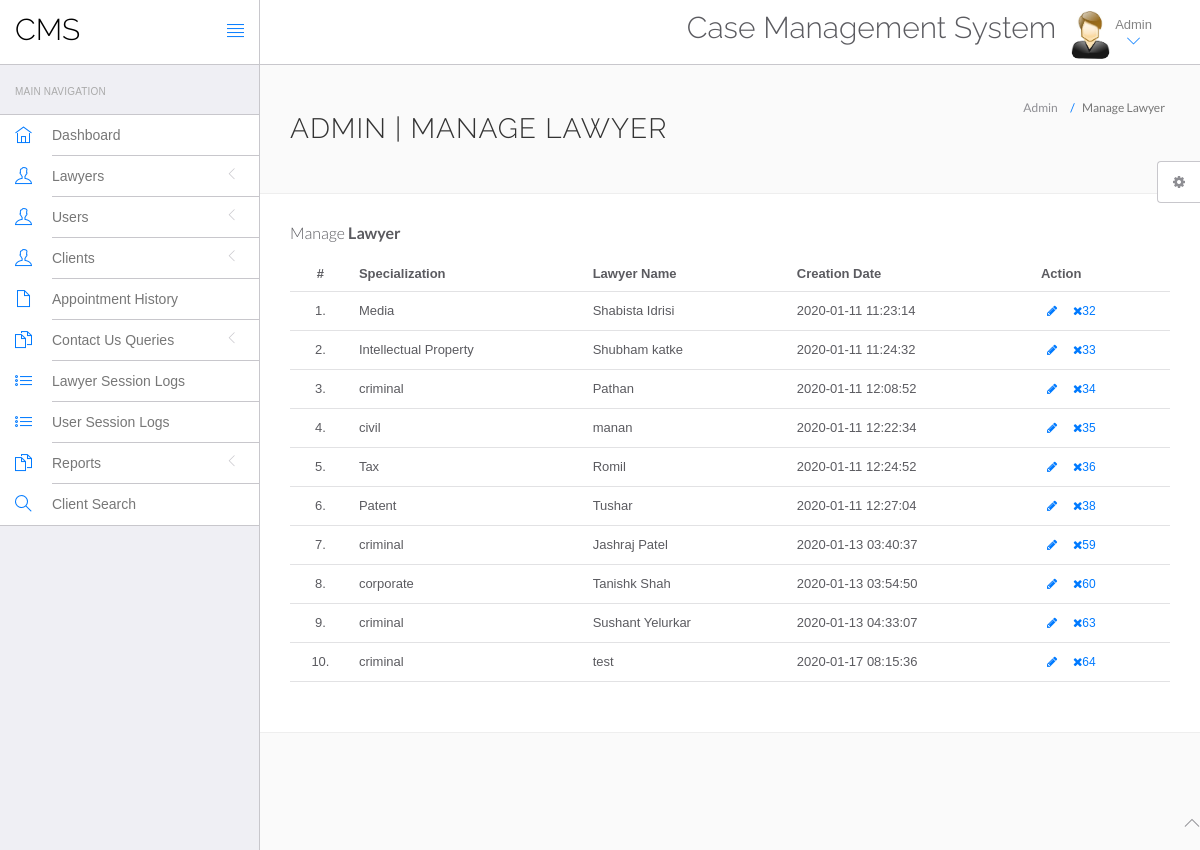
The page /hms/admin/manage-Lawyers.php (signed in) on the database its author committed.
### tables this page shows
CREATE TABLE `doctors` (
  `id` int(11) NOT NULL,
  `specilization` varchar(255) DEFAULT NULL,
  `doctorName` varchar(255) DEFAULT NULL,
  `LawyerCity` varchar(50) NOT NULL,
  `address` longtext DEFAULT NULL,
  `docFees` varchar(255) DEFAULT NULL,
  `contactno` bigint(11) DEFAULT NULL,
  `docEmail` varchar(255) DEFAULT NULL,
  `password` varchar(255) DEFAULT NULL,
  `creationDate` timestamp NULL DEFAULT current_timestamp(),
  `updationDate` timestamp NULL DEFAULT NULL ON UPDATE current_timestamp()
);

### hms/admin/manage-Lawyers.php (the view, shortened to what this page needs)
<?php
include('include/config.php');
?>
<!DOCTYPE html>
<html lang="en">
	<head>
		<link rel="stylesheet" href="vendor/bootstrap/css/bootstrap.min.css">
		<link rel="stylesheet" href="vendor/fontawesome/css/font-awesome.min.css">
		<link rel="stylesheet" href="vendor/themify-icons/themify-icons.min.css">
		<link href="vendor/animate.css/animate.min.css" rel="stylesheet" media="screen">
		<link href="vendor/perfect-scrollbar/perfect-scrollbar.min.css" rel="stylesheet" media="screen">
		<link href="vendor/switchery/switchery.min.css" rel="stylesheet" media="screen">
		<link href="vendor/bootstrap-touchspin/jquery.bootstrap-touchspin.min.css" rel="stylesheet" media="screen">
		<link href="vendor/select2/select2.min.css" rel="stylesheet" media="screen">
		<link href="vendor/bootstrap-datepicker/bootstrap-datepicker3.standalone.min.css" rel="stylesheet" media="screen">
		<link href="vendor/bootstrap-timepicker/bootstrap-timepicker.min.css" rel="stylesheet" media="screen">
		<link rel="stylesheet" href="assets/css/styles.css">
		<link rel="stylesheet" href="assets/css/plugins.css">
		<link rel="stylesheet" href="assets/css/themes/theme-1.css" id="skin_color" />
	</head>
	<body>
		<div id="app">
<?php include('include/sidebar.php');?>
			<div class="app-content">
						<?php include('include/header.php');?>
				<div class="main-content" >
					<div class="wrap-content container" id="container">
						<section id="page-title">
							<div class="row">
								<div class="col-sm-8">
									<h1 class="mainTitle">Admin | Manage Lawyer</h1>
																	</div>
								<ol class="breadcrumb">
									<li>
										<span>Admin</span>
									</li>
									<li class="active">
										<span>Manage Lawyer</span>
									</li>
								</ol>
							</div>
						</section>
						<div class="container-fluid container-fullw bg-white">
									<div class="row">
								<div class="col-md-12">
									<h5 class="over-title margin-bottom-15">Manage <span class="text-bold">Lawyer</span></h5>
									<table class="table table-hover" id="sample-table-1">
										<thead>
											<tr>
												<th class="center">#</th>
												<th>Specialization</th>
												<th class="hidden-xs">Lawyer Name</th>
												<th>Creation Date </th>
												<th>Action</th>
											</tr>
										</thead>
										<tbody>
<?php
$sql=mysqli_query($con,"select * from doctors");
$cnt=1;
while($row=mysqli_fetch_array($sql))
{
?>
											<tr>
												<td class="center"><?php echo $cnt;?>.</td>
												<td class="hidden-xs"><?php echo $row['specilization'];?></td>
												<td><?php echo $row['doctorName'];?></td>
												<td><?php echo $row['creationDate'];?>
												</td>
												<td >
												<div class="visible-md visible-lg hidden-sm hidden-xs">
							<a href="edit-Lawyer.php?id=<?php echo $row['id'];?>" class="btn btn-transparent btn-xs" tooltip-placement="top" tooltip="Edit"><i class="fa fa-pencil"></i></a>
	<a href="manage-Lawyers.php?id=<?php echo $row['id']?>&del=delete" onClick="return confirm('Are you sure you want to delete?')"class="btn btn-transparent btn-xs tooltips" tooltip-placement="top" tooltip="Remove"><i class="fa fa-times fa fa-white"></i><?php echo $row['id'] ?></a>
												</div>
												</td>
											</tr>
											<?php
$cnt=$cnt+1;
											 }?>
										</tbody>
									</table>
								</div>
							</div>
								</div>
							</div>
						</div>
					</div>
				</div>
	<?php include('include/footer.php');?>
	<?php include('include/setting.php');?>
	</body>
</html>

### hms/admin/assets/css/themes/theme-1.css (style rules this page uses)
body { background: #FAFAFA; }

### rows shown on the page
doctors: specilization "Media", doctorName "Shabista Idrisi", creationDate "2020-01-11 11:23:14", id "32"
doctors: specilization "Intellectual Property", doctorName "Shubham katke", creationDate "2020-01-11 11:24:32", id "33"
doctors: specilization "criminal", doctorName "Pathan", creationDate "2020-01-11 12:08:52", id "34"
doctors: specilization "civil", doctorName "manan", creationDate "2020-01-11 12:22:34", id "35"
doctors: specilization "Tax", doctorName "Romil", creationDate "2020-01-11 12:24:52", id "36"
doctors: specilization "Patent", doctorName "Tushar", creationDate "2020-01-11 12:27:04", id "38"
doctors: specilization "criminal", doctorName "Jashraj Patel", creationDate "2020-01-13 03:40:37", id "59"
doctors: specilization "corporate", doctorName "Tanishk Shah", creationDate "2020-01-13 03:54:50", id "60"
doctors: specilization "criminal", doctorName "Sushant Yelurkar", creationDate "2020-01-13 04:33:07", id "63"
doctors: specilization "criminal", doctorName "test", creationDate "2020-01-17 08:15:36", id "64"
